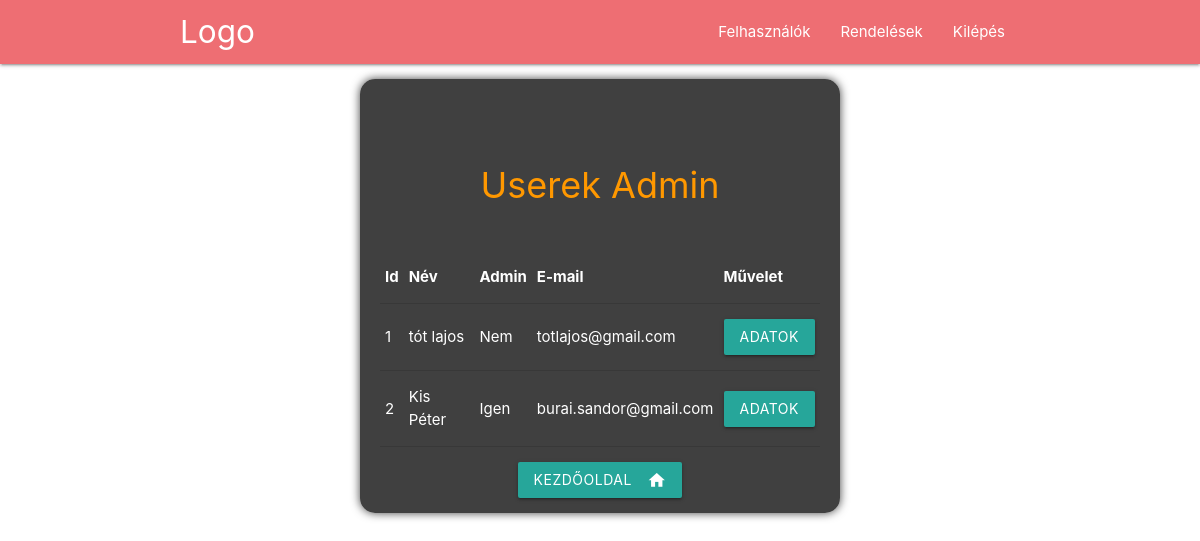
/system_admin/users (signed in), run on the app's committed database.
### tables this page shows
CREATE TABLE `users` (
  `id` bigint(20) UNSIGNED NOT NULL,
  `is_admin` int(11) NOT NULL DEFAULT 0,
  `type` enum('user','guest') NOT NULL DEFAULT 'guest',
  `first_name` varchar(255) NOT NULL,
  `last_name` varchar(255) NOT NULL,
  `email` varchar(255) NOT NULL,
  `new_email` varchar(200) DEFAULT NULL,
  `email_verified_at` timestamp NULL DEFAULT NULL,
  `password` varchar(255) DEFAULT NULL,
  `shipping_zip` int(11) NOT NULL,
  `shipping_city` varchar(255) NOT NULL,
  `shipping_street` varchar(255) NOT NULL,
  `shipping_nr` varchar(255) DEFAULT NULL,
  `billing_name` varchar(100) DEFAULT NULL,
  `billing_tax_nr` varchar(20) DEFAULT NULL,
  `billing_zip` int(11) NOT NULL,
  `billing_nr` varchar(255) DEFAULT NULL,
  `billing_street` varchar(255) NOT NULL,
  `billing_city` varchar(255) NOT NULL,
  `remember_token` varchar(100) DEFAULT NULL,
  `verification_token` varchar(200) DEFAULT NULL,
  `created_at` timestamp NULL DEFAULT current_timestamp(),
  `updated_at` timestamp NULL DEFAULT NULL ON UPDATE current_timestamp()
);

### includes/functions.php (called while the page is built, shortened)
<?php
function public_path($url = '')
{
    return DOCUMENT_ROOT.$url;
}

### admin/users.php (the view, shortened to what this page needs)
?><div class="section no-pad-bot" id="index-banner">
    <div class="container alpha-bg" style="width:40%">
        <br><br>
        <h1 class="header center orange-text">Userek Admin </h1>
        <div class="row text-block">
            <table width="100%">
                <tr>
                    <th>Id</th>
                    <th>Név</th>
                    <th>Admin</th>
                    <th>E-mail</th>
                    <th>Művelet</th>
                </tr>
                <?php
                    $sql=mysqli_query($connection, "select * from users");
while ($adat=mysqli_fetch_object($sql)) {
    ?>
                <tr>
                    <td><?php print $adat->id?></td>
                    <td><?php print $adat->first_name?> <?php print $adat->last_name?></td>
                    <td><?php print $adat->is_admin ? 'Igen' : 'Nem'?></td>
                    <td><?php print $adat->email?></td>
                    <td> <a class="waves-effect waves-light btn"
                            href="<?php print public_path('/system_admin/userdata/'.$adat->id)?>">Adatok </a> </td>
                </tr>
                <?php
}
?>
            </table>
            <div class="input-field col s12 text-center">
                <a class="waves-effect waves-light btn" href="<?php print public_path('/system_admin/dashboard') ?>"><i
                        class="material-icons right">home</i>Kezdőoldal</a>
            </div>
        </div>
    </div>

### admin/css/style.css (style rules this page uses)
h1 { font-size: 36px; }
.text-block { padding: 0px 20px !important; }
.alpha-bg { background-color: rgba(0, 0, 0, 0.75); border-radius: 15px; box-shadow: 0 0 10px rgba(0, 0, 0, 0.75); }
.alpha-bg * { color: white; }
.text-center { text-align: center !important; }

### data on the page
users: id "1", first_name "tót", last_name "lajos", is_admin "Nem", email "totlajos@gmail.com"
users: id "2", first_name "Kis", last_name "Péter", is_admin "Igen", email "burai.sandor@gmail.com"
